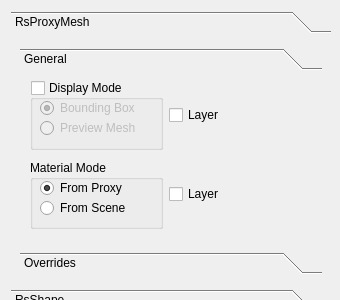
<?xml version="1.0" encoding="UTF-8"?>
<ui version="4.0">
 <class>Form_Main</class>
 <widget class="QWidget" name="Form_Main">
  <property name="geometry">
   <rect>
    <x>0</x>
    <y>0</y>
    <width>340</width>
    <height>300</height>
   </rect>
  </property>
  <property name="minimumSize">
   <size>
    <width>340</width>
    <height>300</height>
   </size>
  </property>
  <property name="windowTitle">
   <string>attrManager</string>
  </property>
  <layout class="QVBoxLayout" name="verticalLayout_4">
   <item>
    <widget class="QToolBox" name="toolBox">
     <property name="enabled">
      <bool>true</bool>
     </property>
     <property name="minimumSize">
      <size>
       <width>320</width>
       <height>300</height>
      </size>
     </property>
     <property name="contextMenuPolicy">
      <enum>Qt::DefaultContextMenu</enum>
     </property>
     <property name="frameShape">
      <enum>QFrame::NoFrame</enum>
     </property>
     <widget class="QWidget" name="page_RsProxyMesh">
      <property name="geometry">
       <rect>
        <x>0</x>
        <y>0</y>
        <width>322</width>
        <height>248</height>
       </rect>
      </property>
      <attribute name="label">
       <string>RsProxyMesh</string>
      </attribute>
      <layout class="QHBoxLayout" name="horizontalLayout">
       <item>
        <widget class="QToolBox" name="toolBox_RPMTEB">
         <property name="sizePolicy">
          <sizepolicy hsizetype="Expanding" vsizetype="Expanding">
           <horstretch>0</horstretch>
           <verstretch>0</verstretch>
          </sizepolicy>
         </property>
         <widget class="QWidget" name="page_RPMGeneral">
          <property name="geometry">
           <rect>
            <x>0</x>
            <y>0</y>
            <width>304</width>
            <height>178</height>
           </rect>
          </property>
          <attribute name="label">
           <string>General</string>
          </attribute>
          <widget class="QWidget" name="layoutWidget">
           <property name="geometry">
            <rect>
             <x>10</x>
             <y>0</y>
             <width>271</width>
             <height>157</height>
            </rect>
           </property>
           <layout class="QVBoxLayout" name="verticalLayout_2">
            <item>
             <layout class="QHBoxLayout" name="horizontalLayout_2">
              <item>
               <widget class="QGroupBox" name="groupBox_Dis">
                <property name="minimumSize">
                 <size>
                  <width>131</width>
                  <height>70</height>
                 </size>
                </property>
                <property name="title">
                 <string>Display Mode</string>
                </property>
                <property name="checkable">
                 <bool>true</bool>
                </property>
                <property name="checked">
                 <bool>false</bool>
                </property>
                <widget class="QRadioButton" name="radioButton_PreviewMesh">
                 <property name="geometry">
                  <rect>
                   <x>10</x>
                   <y>40</y>
                   <width>95</width>
                   <height>16</height>
                  </rect>
                 </property>
                 <property name="text">
                  <string>Preview Mesh</string>
                 </property>
                </widget>
                <widget class="QRadioButton" name="radioButton_BoundingBox">
                 <property name="geometry">
                  <rect>
                   <x>10</x>
                   <y>20</y>
                   <width>95</width>
                   <height>16</height>
                  </rect>
                 </property>
                 <property name="text">
                  <string>Bounding Box</string>
                 </property>
                 <property name="checked">
                  <bool>true</bool>
                 </property>
                </widget>
               </widget>
              </item>
              <item>
               <widget class="QCheckBox" name="checkBox_RPMDISL">
                <property name="text">
                 <string>Layer</string>
                </property>
               </widget>
              </item>
             </layout>
            </item>
            <item>
             <layout class="QHBoxLayout" name="horizontalLayout_3">
              <item>
               <widget class="QGroupBox" name="groupBox_Mat">
                <property name="minimumSize">
                 <size>
                  <width>131</width>
                  <height>69</height>
                 </size>
                </property>
                <property name="title">
                 <string>Material Mode</string>
                </property>
                <widget class="QRadioButton" name="radioButton_FromScene">
                 <property name="geometry">
                  <rect>
                   <x>10</x>
                   <y>40</y>
                   <width>95</width>
                   <height>16</height>
                  </rect>
                 </property>
                 <property name="text">
                  <string>From Scene</string>
                 </property>
                </widget>
                <widget class="QRadioButton" name="radioButton_FromProxy">
                 <property name="geometry">
                  <rect>
                   <x>10</x>
                   <y>20</y>
                   <width>95</width>
                   <height>16</height>
                  </rect>
                 </property>
                 <property name="text">
                  <string>From Proxy</string>
                 </property>
                 <property name="checked">
                  <bool>true</bool>
                 </property>
                </widget>
               </widget>
              </item>
              <item>
               <widget class="QCheckBox" name="checkBox_RPMMATL">
                <property name="text">
                 <string>Layer</string>
                </property>
               </widget>
              </item>
             </layout>
            </item>
           </layout>
          </widget>
         </widget>
         <widget class="QWidget" name="page_RPMOverrides">
          <property name="geometry">
           <rect>
            <x>0</x>
            <y>0</y>
            <width>304</width>
            <height>178</height>
           </rect>
          </property>
          <attribute name="label">
           <string>Overrides</string>
          </attribute>
          <widget class="QWidget" name="layoutWidget">
           <property name="geometry">
            <rect>
             <x>10</x>
             <y>10</y>
             <width>261</width>
             <height>86</height>
            </rect>
           </property>
           <layout class="QHBoxLayout" name="horizontalLayout_4">
            <item>
             <layout class="QVBoxLayout" name="verticalLayout_3">
              <item>
               <widget class="QCheckBox" name="checkBox_RMOBJ">
                <property name="text">
                 <string>Object ID</string>
                </property>
                <property name="tristate">
                 <bool>false</bool>
                </property>
               </widget>
              </item>
              <item>
               <widget class="QCheckBox" name="checkBox_RMTES">
                <property name="text">
                 <string>Tessellation / Displacement</string>
                </property>
               </widget>
              </item>
              <item>
               <widget class="QCheckBox" name="checkBox_RMUSE">
                <property name="text">
                 <string>User Data</string>
                </property>
               </widget>
              </item>
              <item>
               <widget class="QCheckBox" name="checkBox_RMVIS">
                <property name="text">
                 <string>Visbility / Matte</string>
                </property>
               </widget>
              </item>
             </layout>
            </item>
            <item>
             <layout class="QVBoxLayout" name="verticalLayout">
              <item>
               <widget class="QCheckBox" name="checkBox_RMOBJL">
                <property name="text">
                 <string>Layer</string>
                </property>
               </widget>
              </item>
              <item>
               <widget class="QCheckBox" name="checkBox_RMTESL">
                <property name="text">
                 <string>Layer</string>
                </property>
               </widget>
              </item>
              <item>
               <widget class="QCheckBox" name="checkBox_RMUSEL">
                <property name="text">
                 <string>Layer</string>
                </property>
               </widget>
              </item>
              <item>
               <widget class="QCheckBox" name="checkBox_RMVISL">
                <property name="text">
                 <string>Layer</string>
                </property>
               </widget>
              </item>
             </layout>
            </item>
           </layout>
          </widget>
         </widget>
        </widget>
       </item>
      </layout>
     </widget>
     <widget class="QWidget" name="page_RsShape">
      <property name="geometry">
       <rect>
        <x>0</x>
        <y>0</y>
        <width>322</width>
        <height>248</height>
       </rect>
      </property>
      <attribute name="label">
       <string>RsShape</string>
      </attribute>
      <layout class="QVBoxLayout" name="verticalLayout_5">
       <item>
        <widget class="QToolBox" name="toolBox_2">
         <property name="enabled">
          <bool>true</bool>
         </property>
         <property name="sizePolicy">
          <sizepolicy hsizetype="Expanding" vsizetype="Expanding">
           <horstretch>0</horstretch>
           <verstretch>0</verstretch>
          </sizepolicy>
         </property>
         <property name="currentIndex">
          <number>1</number>
         </property>
         <widget class="QWidget" name="page_RSShapeattr">
          <property name="geometry">
           <rect>
            <x>0</x>
            <y>0</y>
            <width>304</width>
            <height>184</height>
           </rect>
          </property>
          <attribute name="label">
           <string>RsShapeattr</string>
          </attribute>
          <widget class="QWidget" name="verticalLayoutWidget_2">
           <property name="geometry">
            <rect>
             <x>70</x>
             <y>30</y>
             <width>160</width>
             <height>80</height>
            </rect>
           </property>
           <layout class="QVBoxLayout" name="verticalLayout_7">
            <item>
             <widget class="QPushButton" name="pushButton_RSHID">
              <property name="text">
               <string>Hide All</string>
              </property>
             </widget>
            </item>
            <item>
             <widget class="QPushButton" name="pushButton_RSSHO">
              <property name="text">
               <string>Show All</string>
              </property>
             </widget>
            </item>
           </layout>
          </widget>
         </widget>
         <widget class="QWidget" name="page_RSLayerOverride">
          <property name="geometry">
           <rect>
            <x>0</x>
            <y>0</y>
            <width>304</width>
            <height>178</height>
           </rect>
          </property>
          <attribute name="label">
           <string>Layer Override</string>
          </attribute>
          <widget class="QWidget" name="verticalLayoutWidget">
           <property name="geometry">
            <rect>
             <x>0</x>
             <y>0</y>
             <width>301</width>
             <height>141</height>
            </rect>
           </property>
           <layout class="QVBoxLayout" name="verticalLayout_6">
            <item>
             <layout class="QHBoxLayout" name="horizontalLayout_6"/>
            </item>
            <item>
             <layout class="QHBoxLayout" name="horizontalLayout_10"/>
            </item>
            <item>
             <layout class="QHBoxLayout" name="horizontalLayout_9"/>
            </item>
            <item>
             <layout class="QHBoxLayout" name="horizontalLayout_8"/>
            </item>
            <item>
             <layout class="QHBoxLayout" name="horizontalLayout_7"/>
            </item>
           </layout>
          </widget>
         </widget>
        </widget>
       </item>
      </layout>
     </widget>
    </widget>
   </item>
  </layout>
 </widget>
 <resources/>
 <connections/>
</ui>
